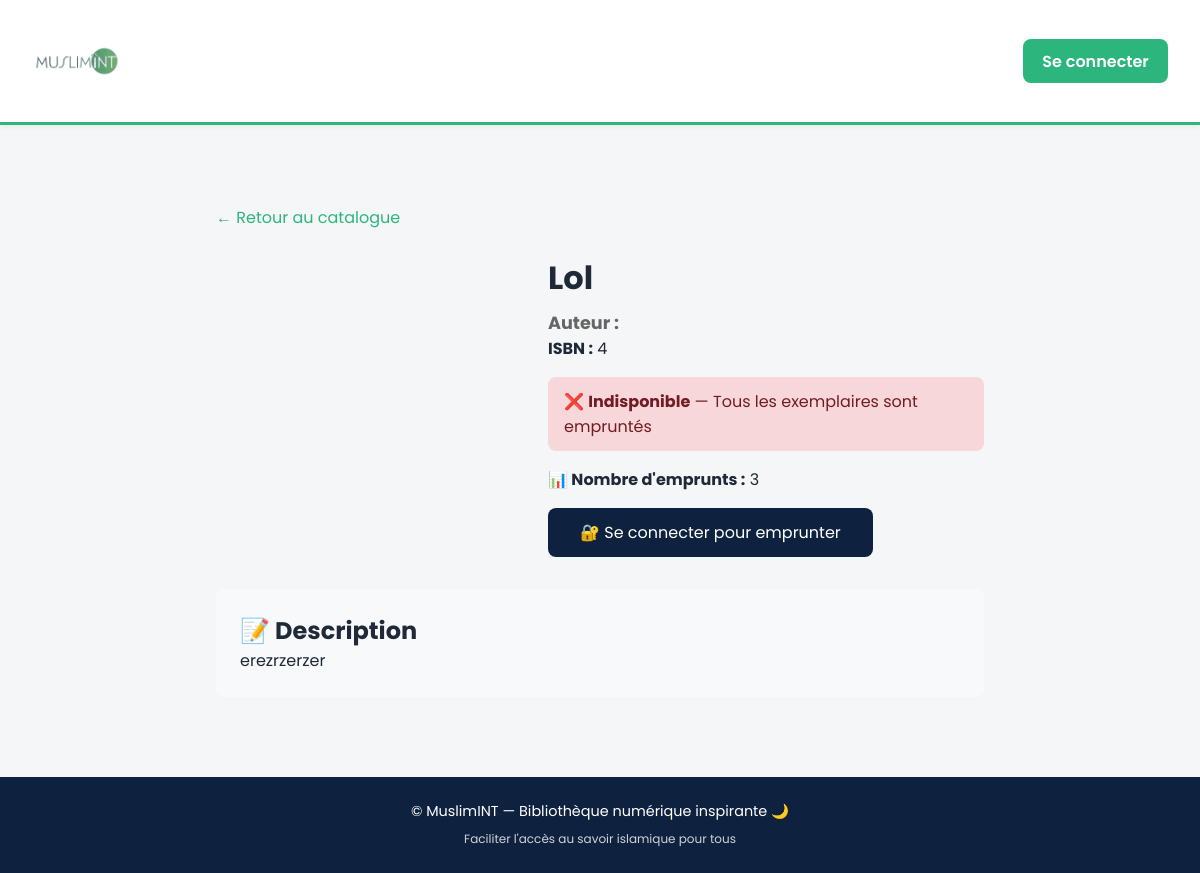
The app's page /book/fera/ with its own data.
### library/models.py (models this page shows, shortened)
class Book(models.Model):
    title = models.CharField(max_length=300, verbose_name="Titre")
    slug = models.SlugField(unique=True, blank=True)
    author = models.CharField(max_length=200, blank=True, verbose_name="Auteur")
    category = models.ForeignKey(
        Category,
        on_delete=models.SET_NULL,
        null=True,
        blank=True,
        related_name='books',
        verbose_name="Catégorie"
    )
    description = models.TextField(blank=True, verbose_name="Description")
    isbn = models.CharField(max_length=20, blank=True, verbose_name="ISBN")
    total_copies = models.PositiveIntegerField(default=1, verbose_name="Nombre total d'exemplaires")
    available_copies = models.PositiveIntegerField(default=1, verbose_name="Exemplaires disponibles")
    created_at = models.DateTimeField(auto_now_add=True, null=True)
    updated_at = models.DateTimeField(auto_now=True, null=True)
    spiritual_review = models.TextField(
        blank=True,
        help_text="Avis du pôle spiritualité sur ce livre",
        verbose_name="Avis spirituel"
    )
    class Meta:
        ordering = ['title']
        verbose_name = "Livre"
        verbose_name_plural = "Livres"

### library/views.py (the view)
# urls.py: path('book/<slug:slug>/', views.BookDetailView.as_view(), name='book_detail'),
class BookDetailView(DetailView):
    model = Book
    template_name = 'library/book_detail.html'
    context_object_name = 'book'
    def get_context_data(self, **kwargs):
        context = super().get_context_data(**kwargs)
        if self.request.user.is_authenticated:
            context['user_has_borrowed'] = Loan.objects.filter(
                borrower=self.request.user,
                book=self.object,
                status='ongoing'
            ).exists()
        context['recent_loans'] = Loan.objects.filter(
            book=self.object
        ).select_related('borrower').order_by('-borrowed_at')[:5]
        return context

### library/templates/library/book_detail.html (shortened to what this page needs)
{% extends "library/base.html" %}
{% block content %}
<div style="max-width: 800px; margin: 2rem auto; padding: 1rem;">
    <a href="{% url 'library:book_list' %}" style="color: var(--mint-green); text-decoration: none;">← Retour au catalogue</a>
    <div style="display: flex; gap: 2rem; margin-top: 1.5rem; flex-wrap: wrap;">
        <div style="flex: 0 0 300px;">
        </div>
        <div style="flex: 1; min-width: 250px;">
            <h1 style="margin: 0 0 0.5rem;">{{ book.title }}</h1>
            <p style="font-size: 1.1rem; color: #666;">
                <strong>Auteur :</strong> {{ book.author }}
            </p>
            {% if book.isbn %}
                <p><strong>ISBN :</strong> {{ book.isbn }}</p>
            {% endif %}
            {% if book.available_copies > 0 %}
                <div style="background: #d4edda; color: #155724; padding: 0.75rem 1rem; border-radius: 8px; margin: 1rem 0;">
                    ✅ <strong>Disponible</strong> — {{ book.available_copies }} exemplaire{{ book.available_copies|pluralize }} sur {{ book.total_copies }}
                </div>
            {% else %}
                <div style="background: #f8d7da; color: #721c24; padding: 0.75rem 1rem; border-radius: 8px; margin: 1rem 0;">
                    ❌ <strong>Indisponible</strong> — Tous les exemplaires sont empruntés
                </div>
            {% endif %}
            <p><strong>📊 Nombre d'emprunts :</strong> {{ book.loans.count }}</p>
            {% if user.is_authenticated and book.available_copies > 0 %}
                <form method="post" action="{% url 'library:borrow_book' book.slug %}">
                    {% csrf_token %}
                    <button type="submit" style="background: var(--mint-green); color: white; border: none; padding: 0.75rem 2rem; border-radius: 8px; font-size: 1rem; cursor: pointer; margin-top: 1rem;">
                        📚 Emprunter ce livre
                    </button>
                </form>
            {% elif not user.is_authenticated %}
                <a href="{% url 'library:login' %}" style="display: inline-block; background: var(--deep-blue); color: white; padding: 0.75rem 2rem; border-radius: 8px; text-decoration: none; margin-top: 1rem;">
                    🔐 Se connecter pour emprunter
                </a>
            {% endif %}
        </div>
    </div>
    {% if book.description %}
        <div style="margin-top: 2rem; padding: 1.5rem; background: #f8f9fa; border-radius: 8px;">
            <h2>📝 Description</h2>
            <p>{{ book.description|linebreaks }}</p>
        </div>
    {% endif %}
</div>
{% endblock %}

### library/templates/library/base.html (style rules this page uses)
:root { --mint-green: #2CB67D; --deep-blue: #0E223F; --light-gray: #f5f6f7; --text-dark: #1f2937; }
* { margin: 0; padding: 0; box-sizing: border-box; }
body { font-family: "Poppins", "Segoe UI", Arial, sans-serif; background-color: var(--light-gray); color: var(--text-dark); min-height: 100vh; display: flex; flex-direction: column; }

### records on screen
Book: title "Lol", isbn "4", loans.count "3", description "erezrzerzer"
